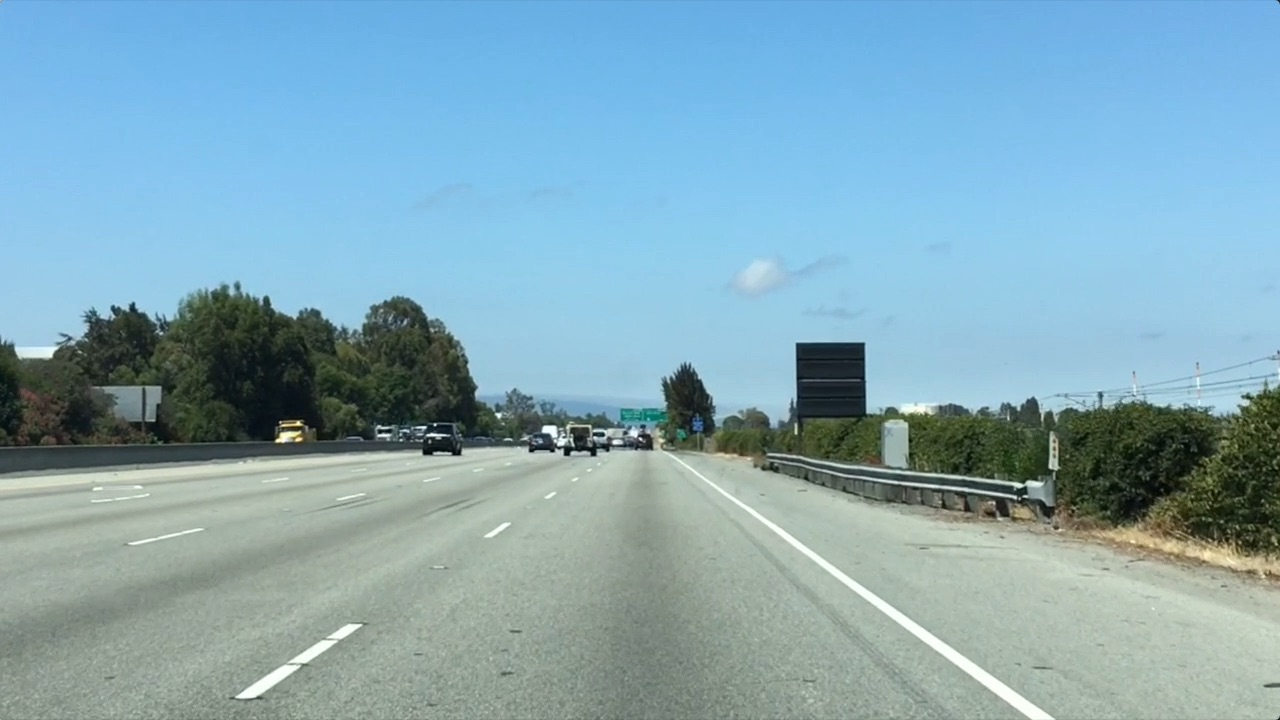
#> input picture lesson1/data/test.jpg, 1280 x 720 px
$ python combine_region_color.py
#> lines starting #> are read from the running program, lines starting #| are printed output that depends on the picture; after the words box and inside, x2 and y2 are one past the last pixel; in counts of white or black regions, pixels touching at a corner belong together
'''Small Python script created during Udacity SDC-NN lesson 1 lectures/labs'''

import matplotlib.pyplot as plt
import matplotlib.image as mpimg
import numpy as np

# Read in the image
res_dir = 'res/'
data_dir = 'data/'
img_name = 'test.jpg'
image = mpimg.imread(data_dir + img_name)
#> image is the input picture: shape (720, 1280, 3); mean R, G, B 132, 168.5, 182.1


# Grab the x and y size and make a copy of the image
ysize = image.shape[0]
#> ysize = 720
xsize = image.shape[1]
#> xsize = 1280
color_select = np.copy(image)
region_select = np.copy(image)
line_image = np.copy(image)


# Define color selection criteria
# MODIFY THESE VARIABLES TO MAKE YOUR COLOR SELECTION
red_threshold = 200
green_threshold = 200
blue_threshold = 200
rgb_threshold = [red_threshold, green_threshold, blue_threshold]


# Define the vertices of a triangular mask.
# Keep in mind the origin (x=0, y=0) is in the upper left
# MODIFY THESE VALUES TO ISOLATE THE REGION
# WHERE THE LANE LINES ARE IN THE IMAGE
left_bottom = [xsize/6.5, ysize]
#> left_bottom = [196.9, 720]
right_bottom = [xsize - xsize/6.5, ysize]
#> right_bottom = [1083.1, 720]
apex = [xsize/2, ysize/1.8]
#> apex = [640, 400]


# Perform a linear fit (y=Ax+B) to each of the three sides of the triangle
# np.polyfit returns the coefficients [A, B] of the fit
fit_left = np.polyfit((left_bottom[0], apex[0]), (left_bottom[1], apex[1]), 1)
#> fit_left = [-0.722, 862.2]
fit_right = np.polyfit((right_bottom[0], apex[0]), (right_bottom[1], apex[1]), 1)
#> fit_right = [0.722, -62.22]
fit_bottom = np.polyfit((left_bottom[0], right_bottom[0]), (left_bottom[1], right_bottom[1]), 1)
#> fit_bottom = [-2.34e-16, 720]


# Mask pixels below the threshold
color_thresholds = (image[:,:,0] < rgb_threshold[0]) | \
                    (image[:,:,1] < rgb_threshold[1]) | \
                    (image[:,:,2] < rgb_threshold[2])
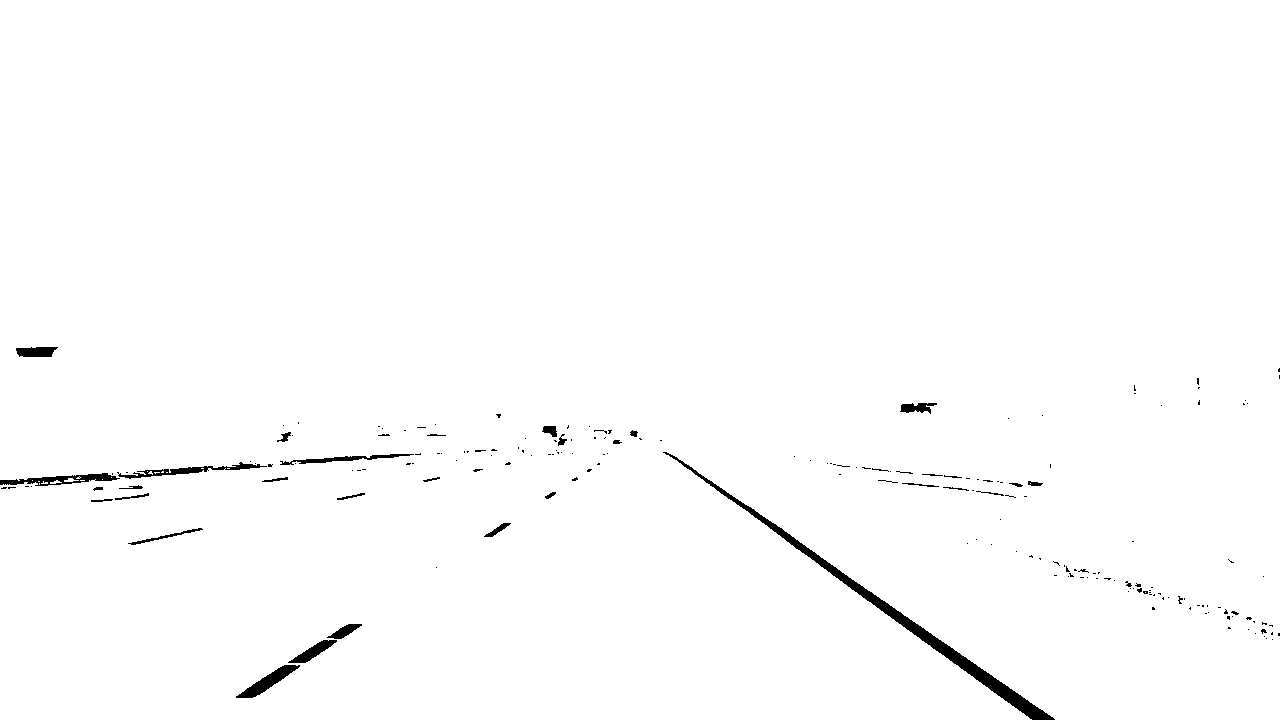
#> color_thresholds: shape (720, 1280) bool; 99% white; 196 black regions (161 under 20 px), largest, box (x1, y1, x2, y2) and area: (663, 452, 1055, 720) 3799, (0, 473, 120, 486) 673, (236, 665, 300, 698) 665


# Find the region inside the lines
XX, YY = np.meshgrid(np.arange(0, xsize), np.arange(0, ysize))
region_thresholds = (YY > (XX*fit_left[0] + fit_left[1])) & \
                    (YY > (XX*fit_right[0] + fit_right[1])) & \
                    (YY < (XX*fit_bottom[0] + fit_bottom[1]))


# Mask color and region selection
color_select[color_thresholds | ~region_thresholds] = [0, 0, 0]
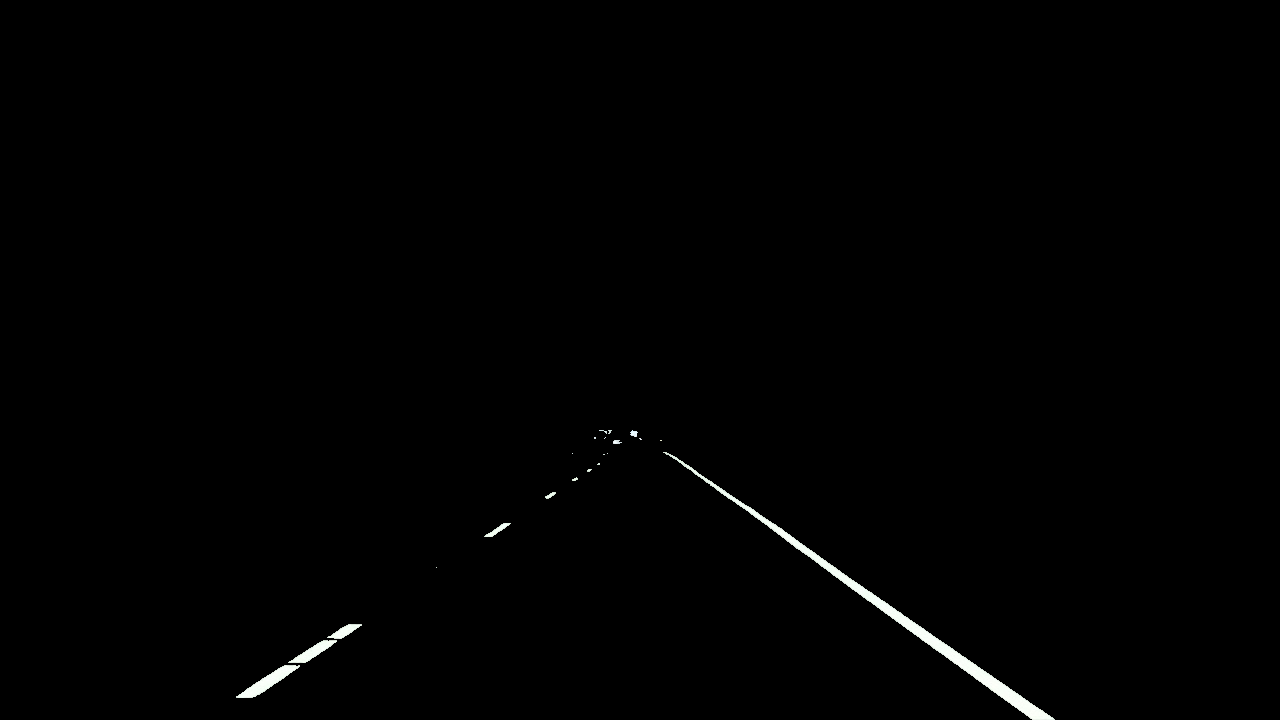
#> color_select: shape (720, 1280, 3); mean R, G, B 1.4, 1.5, 1.4


# Create region image
region_select[region_thresholds] = [255, 0, 0]
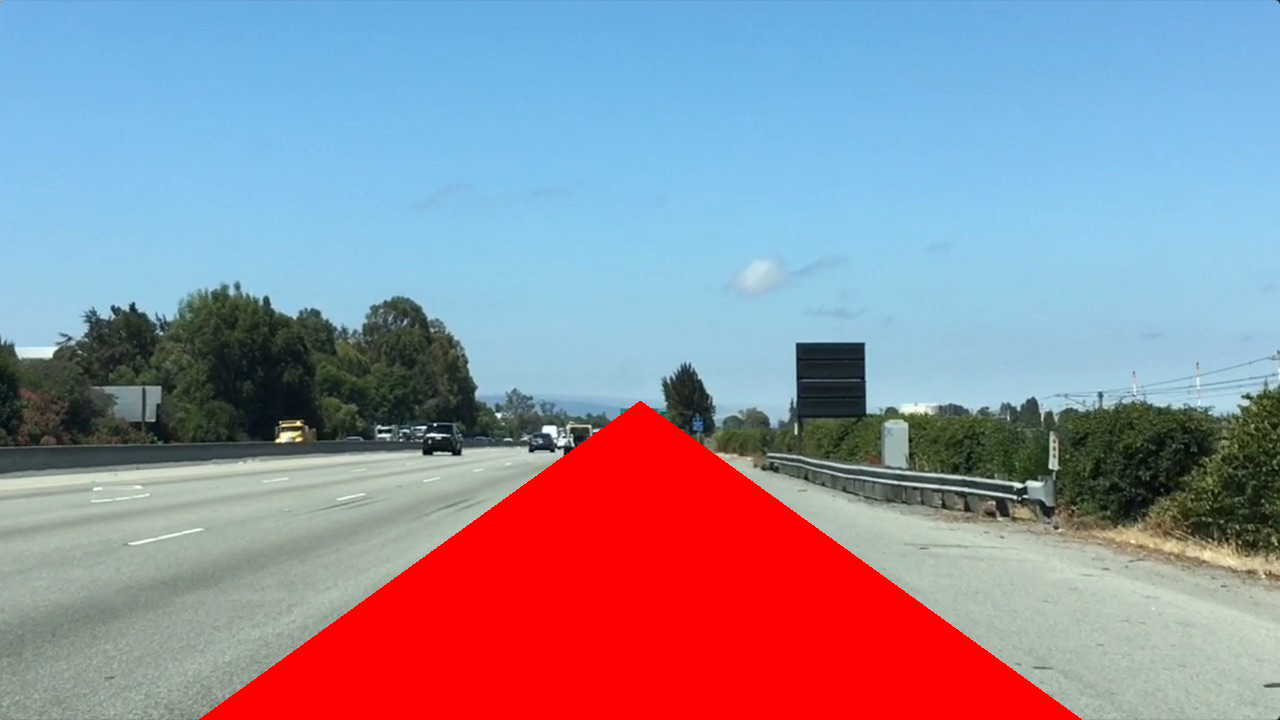
#> region_select: shape (720, 1280, 3); 15.33% of pixels changed, all inside (x1, y1, x2, y2) = (199, 401, 1082, 720)


# Color pixels red where both color and region selections met
line_image[~color_thresholds & region_thresholds] = [255, 0, 0]
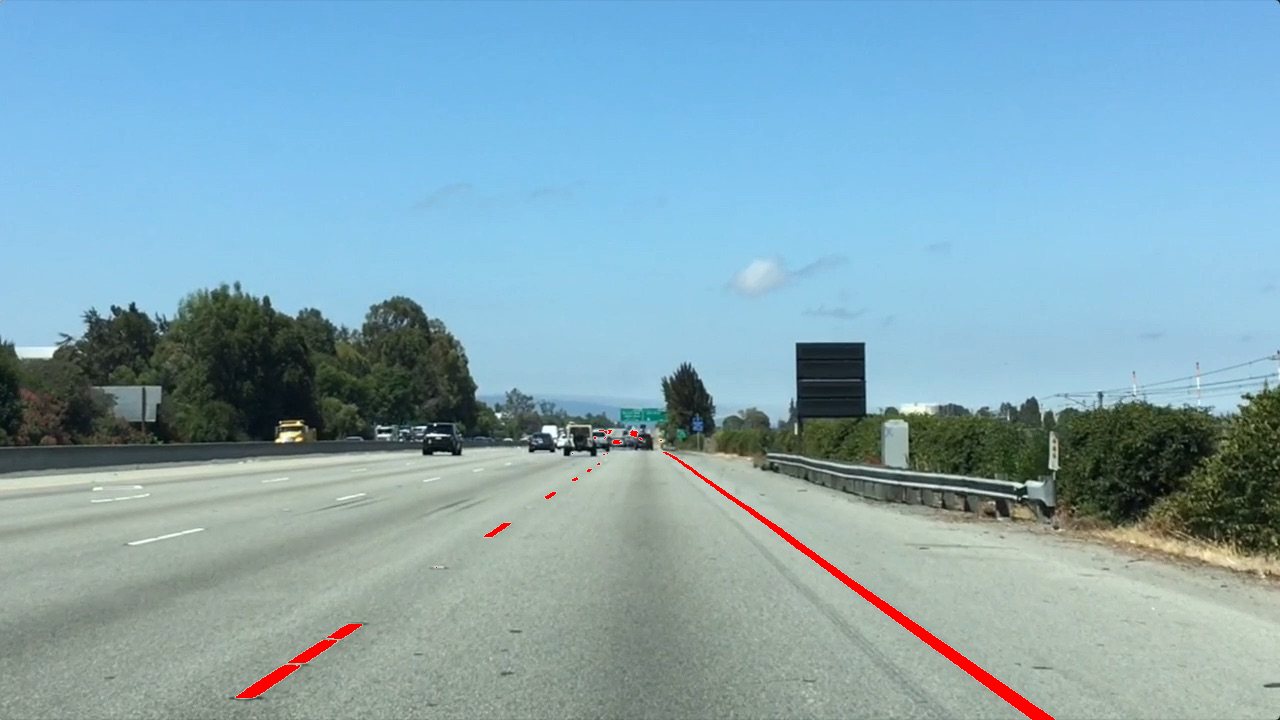
#> line_image: shape (720, 1280, 3); 0.59% of pixels changed, all inside (x1, y1, x2, y2) = (236, 430, 1055, 720)


# Display the image and show region and color selections
plt.imshow(image)
x = [left_bottom[0], right_bottom[0], apex[0], left_bottom[0]]
y = [left_bottom[1], right_bottom[1], apex[1], left_bottom[1]]
plt.plot(x, y, 'b--', lw=4)


mpimg.imsave(res_dir + img_name + '.color-post.jpg', color_select)
mpimg.imsave(res_dir + img_name + '.region-post.jpg', region_select)
mpimg.imsave(res_dir + img_name + '.color-region-combine-post.jpg', line_image)
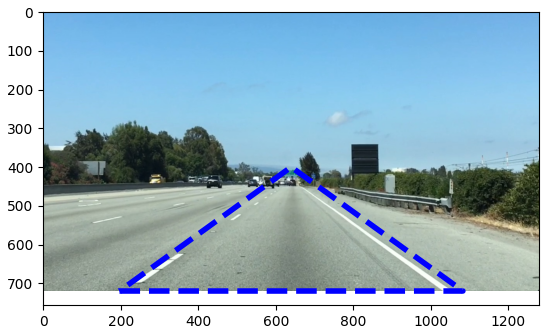
#> figure drawn by matplotlib, 1 panel
